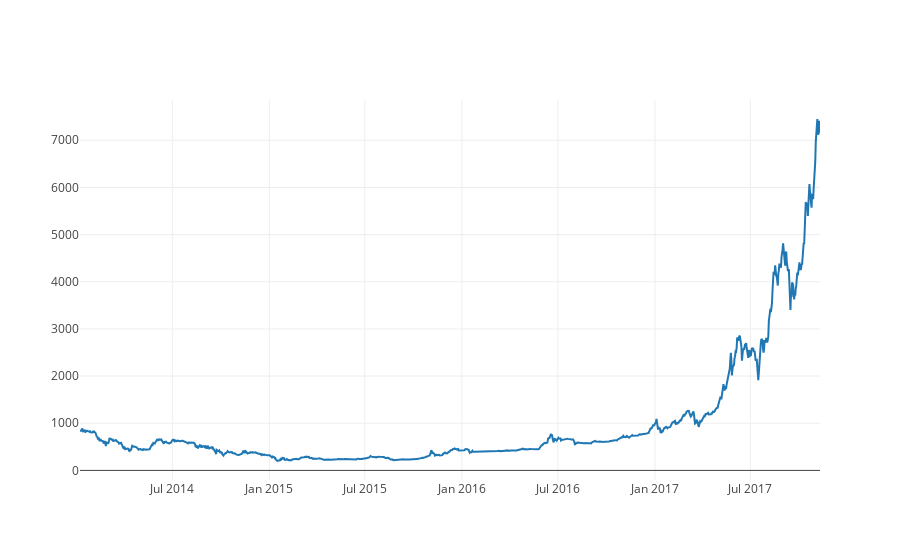

The code cell stored with this chart in its notebook:
### Code cell
from math import sqrt
from numpy import concatenate
from matplotlib import pyplot
import pandas as pd
from datetime import datetime
from sklearn.preprocessing import MinMaxScaler
from sklearn.preprocessing import LabelEncoder
from sklearn.metrics import mean_squared_error
from keras.models import Sequential
from keras.layers import Dense,Dropout
from keras.layers import LSTM
from keras.optimizers import RMSprop
import plotly.offline as py
import plotly.graph_objs as go
import numpy as np
import seaborn as sns
py.init_notebook_mode(connected=True)
%matplotlib inline
import quandl
data = quandl.get('BCHARTS/KRAKENUSD', returns='pandas')
data['Weighted Price'].replace(0, np.nan, inplace=True)
data['Weighted Price'].fillna(method='ffill', inplace=True)
btc_trace = go.Scatter(x=data.index, y=data['Weighted Price'], name= 'Price')
py.iplot([btc_trace])

### Figure 1 — Plotly figure (JSON) as saved in the notebook; plotly's stock layout.template omitted (floating-point values rounded to 4 significant figures; data arrays with more than 128 entries replaced by an {"elided": "..."} marker saying what was removed)
{"data": [{"name": "Price", "type": "scatter", "x": {"elided": "1404 str values"}, "y": {"elided": "1404 float values"}}], "layout": {}}
